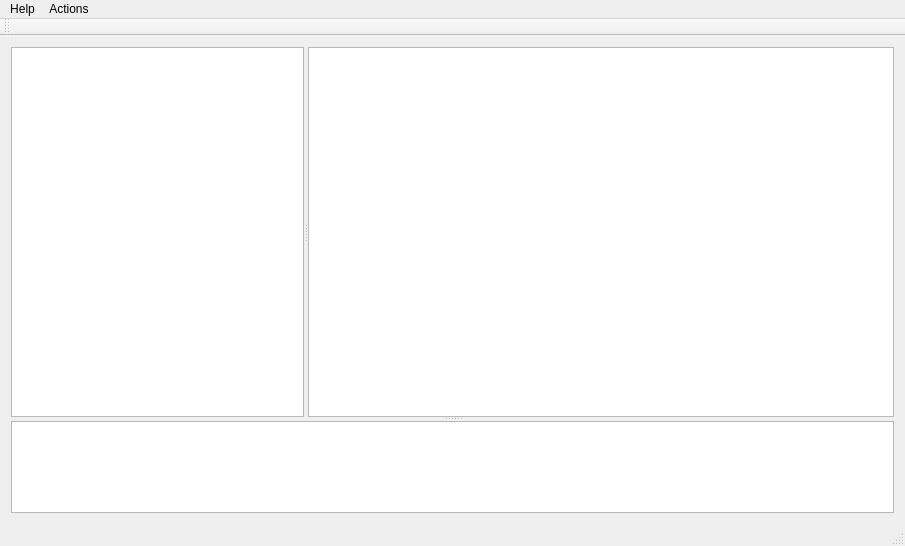
<?xml version="1.0" encoding="UTF-8"?>
<ui version="4.0">
 <class>ProcWatcher</class>
 <widget class="QMainWindow" name="ProcWatcher">
  <property name="geometry">
   <rect>
    <x>0</x>
    <y>0</y>
    <width>905</width>
    <height>546</height>
   </rect>
  </property>
  <property name="windowTitle">
   <string>ProcWatcher</string>
  </property>
  <widget class="QWidget" name="centralWidget">
   <layout class="QVBoxLayout" name="verticalLayout">
    <item>
     <widget class="QSplitter" name="splitter_2">
      <property name="orientation">
       <enum>Qt::Vertical</enum>
      </property>
      <widget class="QSplitter" name="splitter">
       <property name="sizePolicy">
        <sizepolicy hsizetype="Expanding" vsizetype="Preferred">
         <horstretch>0</horstretch>
         <verstretch>4</verstretch>
        </sizepolicy>
       </property>
       <property name="orientation">
        <enum>Qt::Horizontal</enum>
       </property>
       <widget class="QTreeView" name="procTreeView">
        <property name="sizePolicy">
         <sizepolicy hsizetype="Expanding" vsizetype="Expanding">
          <horstretch>1</horstretch>
          <verstretch>0</verstretch>
         </sizepolicy>
        </property>
       </widget>
       <widget class="QPlainTextEdit" name="procText">
        <property name="sizePolicy">
         <sizepolicy hsizetype="Expanding" vsizetype="Expanding">
          <horstretch>2</horstretch>
          <verstretch>0</verstretch>
         </sizepolicy>
        </property>
        <property name="font">
         <font>
          <family>Monospace</family>
         </font>
        </property>
        <property name="undoRedoEnabled">
         <bool>false</bool>
        </property>
        <property name="lineWrapMode">
         <enum>QPlainTextEdit::NoWrap</enum>
        </property>
        <property name="readOnly">
         <bool>true</bool>
        </property>
       </widget>
      </widget>
      <widget class="QPlainTextEdit" name="fileInfoText">
       <property name="sizePolicy">
        <sizepolicy hsizetype="Expanding" vsizetype="Expanding">
         <horstretch>0</horstretch>
         <verstretch>1</verstretch>
        </sizepolicy>
       </property>
       <property name="font">
        <font>
         <family>Monospace</family>
        </font>
       </property>
       <property name="undoRedoEnabled">
        <bool>false</bool>
       </property>
       <property name="readOnly">
        <bool>true</bool>
       </property>
      </widget>
     </widget>
    </item>
   </layout>
  </widget>
  <widget class="QMenuBar" name="menuBar">
   <property name="geometry">
    <rect>
     <x>0</x>
     <y>0</y>
     <width>905</width>
     <height>29</height>
    </rect>
   </property>
   <widget class="QMenu" name="menuHelp">
    <property name="title">
     <string>Help</string>
    </property>
    <addaction name="actionProc_File_System"/>
    <addaction name="actionAbout"/>
   </widget>
   <widget class="QMenu" name="menuActions">
    <property name="title">
     <string>Actions</string>
    </property>
    <addaction name="actionSet_Interval"/>
    <addaction name="actionFind_Process_ID"/>
    <addaction name="actionStop"/>
   </widget>
   <addaction name="menuHelp"/>
   <addaction name="menuActions"/>
  </widget>
  <widget class="QToolBar" name="mainToolBar">
   <attribute name="toolBarArea">
    <enum>TopToolBarArea</enum>
   </attribute>
   <attribute name="toolBarBreak">
    <bool>false</bool>
   </attribute>
  </widget>
  <widget class="QStatusBar" name="statusBar"/>
  <action name="actionProc_File_System">
   <property name="text">
    <string>Proc File System</string>
   </property>
  </action>
  <action name="actionAbout">
   <property name="text">
    <string>About</string>
   </property>
  </action>
  <action name="actionFind_Process_ID">
   <property name="text">
    <string>Find Process ID</string>
   </property>
  </action>
  <action name="actionStop">
   <property name="enabled">
    <bool>false</bool>
   </property>
   <property name="text">
    <string>Stop</string>
   </property>
   <property name="shortcut">
    <string>Ctrl+S</string>
   </property>
  </action>
  <action name="actionSet_Interval">
   <property name="text">
    <string>Set Interval</string>
   </property>
  </action>
 </widget>
 <layoutdefault spacing="6" margin="11"/>
 <resources/>
 <connections/>
</ui>
